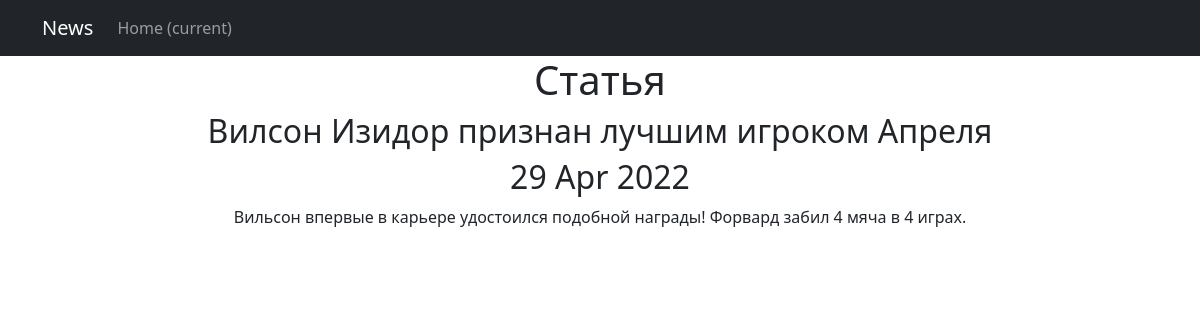
/news/5, run on the app's committed database.
### news/models.py (models this page shows, shortened)
class Post(models.Model):
    author = models.ForeignKey(Author, on_delete=models.CASCADE)
    NEWS = 'NW'
    ARTICLE = 'AR'
    CATEGORY_CHOICES = (
        (NEWS, 'Новость'),
        (ARTICLE, 'Статья')
    )
    categoryType = models.CharField(max_length=2, choices=CATEGORY_CHOICES, default=ARTICLE)
    dateCreation = models.DateTimeField(auto_now_add=True)
    postCategory = models.ManyToManyField(Category, through='PostCategory')
    title = models.CharField(max_length=128)
    text = models.TextField()
    rating = models.SmallIntegerField(default=0)

### news/views.py (the view)
# urls.py: path('<int:pk>', PostDetail.as_view()),
class PostDetail(DetailView):
    model = Post
    template_name = 'news_one.html'
    context_object_name = 'news_one'

### news/models.py (called while the page is built)
    def __str__(self):
        return self.name.title()

### news/templatetags/censor.py (called while the page is built)
@register.filter()
def censor(text):
    if not isinstance(text, str):
        raise TypeError('Фильтр применяется только для строк')
    for cens in CENSOR_WORDS:
        if cens.find(text.lower()):
            text = text.replace(cens[1:], '*' * (len(cens) - 1))
    return f'{text}'

### templates/news_one.html
{% extends 'flatpages/default.html' %}
{% load censor %}
{% block title %}
    <h1>{{ news_one.get_categoryType_display }}</h1>
{% endblock title %}
{% block content %}
    <h2>{{ news_one.title|censor}}</h2>
    <h2>{{ news_one.dateCreation|date:'d M Y' }}</h2>
    {{ news_one.text|censor }}
{% endblock content %}

### data on the page
Post: categoryType "Статья", title|censor "Вилсон Изидор признан лучшим игроком Апреля", dateCreation "29 Apr 2022", text|censor "Вильсон впервые в карьере удостоился подобной награды! Форвард забил 4 мяча в 4 играх."
